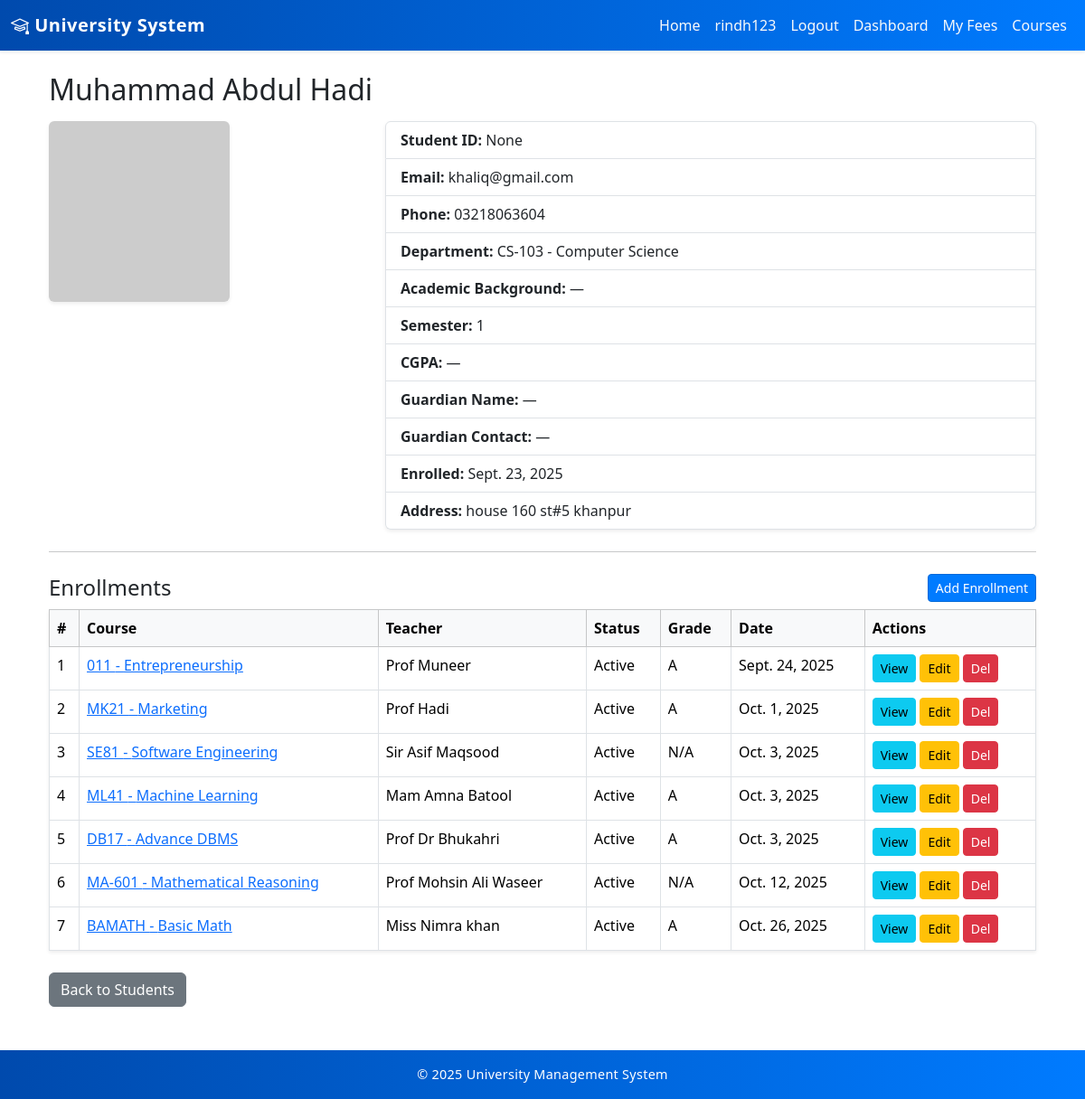
/students/1/ (signed in), run on the app's committed database.
### core/models.py (models this page shows, shortened)
class Student(models.Model):
    user = models.OneToOneField(
        settings.AUTH_USER_MODEL,
        null=True,
        blank=True,
        on_delete=models.SET_NULL,
        related_name='student_profile'
    )
    student_id = models.CharField(max_length=20, unique=True, blank=True, null=True)
    first_name = models.CharField(max_length=50)
    last_name  = models.CharField(max_length=50)
    email      = models.EmailField(unique=True)
    phone      = models.CharField(max_length=15, blank=True)
    date_of_birth = models.DateField(null=True, blank=True)
    address = models.TextField(blank=True)
    enrollment_date = models.DateField(default=timezone.now)
    department = models.ForeignKey(Department, on_delete=models.SET_NULL, null=True, related_name="students")
    profile_image = models.ImageField(upload_to='profiles/', null=True, blank=True)
    ACADEMIC_BACKGROUND_CHOICES = [
        ('FSc Pre-Medical', 'FSc Pre-Medical'),
        ('FSc Pre-Engineering', 'FSc Pre-Engineering'),
        ('ICS', 'ICS'),
        ('ICom', 'ICom'),
        ('FA', 'FA'),
        ('BA', 'BA'),
        ('BSc', 'BSc'),
        ('Other', 'Other'),
    ]
    academic_background = models.CharField(max_length=50, choices=ACADEMIC_BACKGROUND_CHOICES, null=True, blank=True)
    guardian_name = models.CharField(max_length=100, blank=True, null=True)
    guardian_contact = models.CharField(max_length=20, blank=True, null=True)
    semester = models.PositiveIntegerField(default=1)
    cgpa = models.DecimalField(max_digits=4, decimal_places=2, null=True, blank=True)

class Department(models.Model):
    name = models.CharField(max_length=100, unique=True)
    code = models.CharField(max_length=20, unique=True)
    description = models.TextField(blank=True, null=True)
    def __str__(self):
        return f"{self.code} - {self.name}"

class Enrollment(models.Model):
    STATUS_CHOICES = [
        ("active", "Active"),
        ("completed", "Completed"),
        ("dropped", "Dropped"),
    ]
    GRADE_CHOICES = [
        ("A", "A"),
        ("B", "B"),
        ("C", "C"),
        ("D", "D"),
        ("F", "F"),
        ("N/A", "Not Graded Yet"),
    ]
    student = models.ForeignKey(Student, on_delete=models.CASCADE, related_name="enrollments")
    course = models.ForeignKey(Course, on_delete=models.CASCADE, related_name="enrollments")
    enrollment_date = models.DateField(default=timezone.now)
    status = models.CharField(max_length=20, choices=STATUS_CHOICES, default="active")
    grade = models.CharField(max_length=5, choices=GRADE_CHOICES, default="N/A")
    class Meta:
        unique_together = ('student', 'course')  # prevent duplicate enrollment

class Course(models.Model):
    name = models.CharField(max_length=100)
    code = models.CharField(max_length=20, unique=True)
    description = models.TextField(blank=True, null=True)
    credits = models.PositiveIntegerField()
    department = models.ForeignKey(Department, on_delete=models.CASCADE, related_name="courses")
    teacher = models.ForeignKey(Teacher, on_delete=models.SET_NULL, null=True, blank=True, related_name="courses")

class Teacher(models.Model):
    user = models.OneToOneField(
        settings.AUTH_USER_MODEL,
        null=True,
        blank=True,
        on_delete=models.SET_NULL,
        related_name='teacher_profile'
    )
    teacher_id = models.CharField(max_length=20, unique=True, blank=True, null=True)
    first_name = models.CharField(max_length=50)
    last_name  = models.CharField(max_length=50)
    email      = models.EmailField(unique=True)
    department = models.ForeignKey(Department, on_delete=models.SET_NULL, null=True, blank=True, related_name="teachers")
    hire_date  = models.DateField(default=timezone.now)
    profile_image = models.ImageField(upload_to='profiles/', null=True, blank=True)
    QUALIFICATION_CHOICES = [
        ('BS', 'BS / Bachelor'),
        ('MS', 'MS / Master'),
        ('MPhil', 'MPhil'),
        ('PhD', 'PhD'),
        ('Other', 'Other'),
    ]
    qualification = models.CharField(max_length=50, choices=QUALIFICATION_CHOICES, null=True, blank=True)
    specialization = models.CharField(max_length=100, null=True, blank=True)
    bio = models.TextField(blank=True, null=True)
    experience_years = models.PositiveIntegerField(default=0, help_text="Years of teaching experience")
    contact_number = models.CharField(max_length=20, blank=True, null=True)

### core/views.py (the view)
# urls.py: path('students/<int:pk>/', views.StudentDetailView.as_view(), name='student_detail'),
class StudentDetailView(DetailView):
    model = Student
    template_name = 'core/students/detail.html'
    context_object_name = 'student'
    def dispatch(self, request, *args, **kwargs):
        role = getattr(request.user, 'profile', None) and getattr(request.user.profile, 'role', None)
        role = str(role).lower() if role else None
        if role in ('admin', 'teacher'):
            return super().dispatch(request, *args, **kwargs)
        if role == 'student':
            self.object = self.get_object()
            if getattr(self.object, 'user', None) == request.user:
                return super().dispatch(request, *args, **kwargs)
        messages.error(request, "You don't have permission to view that student.")
        return redirect('home')
    def get_context_data(self, **kwargs):
        ctx = super().get_context_data(**kwargs)
        ctx['enrollments'] = self.object.enrollments.select_related(
            'course', 'course__teacher'
        ).all()
        return ctx

### templates/core/students/detail.html (shortened to what this page needs)
{% extends 'base.html' %}
{% block content %}
<div class="container mt-3">
  <h2 class="mb-3">{{ student.first_name }} {{ student.last_name }}</h2>
  <div class="row">
    <div class="col-md-4">
      {% if student.profile_image %}
        <img src="{{ student.profile_image.url }}" class="img-fluid rounded shadow-sm mb-3" alt="Profile Image">
      {% else %}
        <img src="https://via.placeholder.com/200x200?text=No+Image" class="img-fluid rounded shadow-sm mb-3" alt="No Image">
      {% endif %}
    </div>
    <div class="col-md-8">
      <ul class="list-group shadow-sm">
        <li class="list-group-item"><strong>Student ID:</strong> {{ student.student_id }}</li>
        <li class="list-group-item"><strong>Email:</strong> {{ student.email }}</li>
        <li class="list-group-item"><strong>Phone:</strong> {{ student.phone }}</li>
        <li class="list-group-item"><strong>Department:</strong> {{ student.department }}</li>
        <li class="list-group-item"><strong>Academic Background:</strong> {{ student.academic_background|default:"—" }}</li>
        <li class="list-group-item"><strong>Semester:</strong> {{ student.semester }}</li>
        <li class="list-group-item"><strong>CGPA:</strong> {{ student.cgpa|default:"—" }}</li>
        <li class="list-group-item"><strong>Guardian Name:</strong> {{ student.guardian_name|default:"—" }}</li>
        <li class="list-group-item"><strong>Guardian Contact:</strong> {{ student.guardian_contact|default:"—" }}</li>
        <li class="list-group-item"><strong>Enrolled:</strong> {{ student.enrollment_date }}</li>
        <li class="list-group-item"><strong>Address:</strong> {{ student.address|linebreaksbr }}</li>
      </ul>
    </div>
  </div>
  <hr class="my-4">
  <div class="d-flex justify-content-between align-items-center mb-2">
    <h4 class="mb-0">Enrollments</h4>
    <a class="btn btn-primary btn-sm" href="{% url 'enrollment_add' %}?student={{ student.pk }}">Add Enrollment</a>
  </div>
  <table class="table table-bordered table-hover mt-2 shadow-sm">
    <thead class="table-light">
      <tr>
        <th>#</th>
        <th>Course</th>
        <th>Teacher</th>
        <th>Status</th>
        <th>Grade</th>
        <th>Date</th>
        <th>Actions</th>
      </tr>
    </thead>
    <tbody>
      {% for e in enrollments %}
        <tr>
          <td>{{ forloop.counter }}</td>
          <td><a href="{% url 'course_detail' e.course.pk %}">{{ e.course.code }} - {{ e.course.name }}</a></td>
          <td>{% if e.course.teacher %}{{ e.course.teacher.first_name }} {{ e.course.teacher.last_name }}{% else %}—{% endif %}</td>
          <td>{{ e.get_status_display }}</td>
          <td>{{ e.grade|default:"—" }}</td>
          <td>{{ e.enrollment_date }}</td>
          <td>
            <a class="btn btn-sm btn-info" href="{% url 'enrollment_detail' e.pk %}">View</a>
            <a class="btn btn-sm btn-warning" href="{% url 'enrollment_edit' e.pk %}">Edit</a>
            <form method="post" action="{% url 'enrollment_delete' e.pk %}" style="display:inline;">
              <button class="btn btn-sm btn-danger" onclick="return confirm('Delete this enrollment?')">Del</button>
            </form>
          </td>
        </tr>
      {% empty %}
        <tr><td colspan="7" class="text-center">No enrollments yet for this student.</td></tr>
      {% endfor %}
    </tbody>
  </table>
  <a class="btn btn-secondary mt-2" href="{% url 'students_list' %}">Back to Students</a>
</div>
{% endblock %}

### templates/base.html (shortened to what this page needs)
{% load static %}
<!DOCTYPE html>
<html lang="en">
<head>
  <link rel="stylesheet" href="{% static 'css/style.css' %}">
  <link rel="stylesheet" href="{% static 'css/admin.css' %}">
  <link href="https://cdn.jsdelivr.net/npm/bootstrap@5.3.3/dist/css/bootstrap.min.css" rel="stylesheet">
  <link href="https://cdn.jsdelivr.net/npm/bootstrap-icons@1.11.3/font/bootstrap-icons.css" rel="stylesheet">
</head>
<body>
  <nav class="navbar navbar-expand-lg navbar-dark shadow-sm">
    <div class="container-fluid">
      <a class="navbar-brand fw-bold" href="{% url 'home' %}">
        <i class="bi bi-mortarboard"></i> University System
      </a>
      <div class="collapse navbar-collapse" id="navbarNav">
        <ul class="navbar-nav ms-auto">
          <li class="nav-item">
            <a class="nav-link" href="{% url 'home' %}">Home</a>
          </li>
          {% if user.is_authenticated %}
            <li class="nav-item">
              <a class="nav-link" href="{% url 'profile' %}">
                {{ user.username }}
              </a>
            </li>
            <li class="nav-item">
              <form method="post" action="{% url 'logout' %}" class="d-inline">
                <button type="submit" class="nav-link btn btn-link text-decoration-none" style="color:inherit;">
                  Logout
                </button>
              </form>
            </li>
            {% if user.profile.role|lower == 'admin' %}
              <li class="nav-item"><a class="nav-link" href="{% url 'register' %}">Register</a></li>
              <li class="nav-item"><a class="nav-link" href="{% url 'admin_dashboard' %}">Dashboard</a></li>
              <li class="nav-item"><a class="nav-link" href="{% url 'fee_list' %}">Fees</a></li>
              <li class="nav-item"><a class="nav-link" href="{% url 'students_list' %}">Students</a></li>
              <li class="nav-item"><a class="nav-link" href="{% url 'teachers_list' %}">Teachers</a></li>
              <li class="nav-item"><a class="nav-link" href="{% url 'courses_list' %}">Courses</a></li>
              <li class="nav-item"><a class="nav-link" href="{% url 'department_list' %}">Departments</a></li>
              <li class="nav-item"><a class="nav-link" href="{% url 'enrollments_list' %}">Enrollments</a></li>
            {% elif user.profile.role|lower == 'teacher' %}
              <li class="nav-item"><a class="nav-link" href="{% url 'teacher_dashboard' %}">Dashboard</a></li>
              <li class="nav-item"><a class="nav-link" href="{% url 'students_list' %}">Students</a></li>
              <li class="nav-item"><a class="nav-link" href="{% url 'courses_list' %}">Courses</a></li>
            {% elif user.profile.role|lower == 'student' %}
              <li class="nav-item"><a class="nav-link" href="{% url 'student_dashboard' %}">Dashboard</a></li>
              <li class="nav-item"><a class="nav-link" href="{% url 'my_fee' %}">My Fees</a></li>
              <li class="nav-item"><a class="nav-link" href="{% url 'courses_list' %}">Courses</a></li>
            {% endif %}
          {% else %}
            <li class="nav-item"><a class="nav-link" href="{% url 'login' %}">Login</a></li>
            <li class="nav-item"><a class="nav-link" href="{% url 'students_list' %}">Students</a></li>
            <li class="nav-item"><a class="nav-link" href="{% url 'courses_list' %}">Courses</a></li>
          {% endif %}
        </ul>
      </div>
    </div>
  </nav>
  <div class="container mt-4">
    {% block content %}{% endblock %}
  </div>
  <footer class="text-center py-3 mt-5">
    <p>&copy; 2025 University Management System
    </p>
  </footer>
</body>
</html>

### static/css/style.css (style rules this page uses)
body { font-family: 'Poppins', sans-serif; background-color: #f4f6f9; color: #333; margin: 0; padding: 0; overflow-x: hidden; }
h1, h2, h3, h4, h5 { font-weight: 600; color: #003366; }
a { text-decoration: none; transition: 0.3s ease; }

### templates/base.html (style rules this page uses)
.navbar { background: linear-gradient(90deg, #004aad, #007bff); }
.navbar .navbar-brand { font-weight: 700; letter-spacing: 0.5px; }
.navbar .nav-link { color: #f8f9fa !important; transition: all 0.3s ease-in-out; }
footer { background: linear-gradient(90deg, #004aad, #007bff); color: white; font-size: 0.9rem; }
footer p { margin: 0; letter-spacing: 0.3px; }
.btn-primary { background-color: #007bff; border-color: #0069d9; }

### data on the page
Student: first_name "Muhammad", last_name "Abdul Hadi", student_id "None", email "khaliq@gmail.com", phone "03218063604", department "CS-103 - Computer Science", academic_background "—", semester "1", cgpa "—", guardian_name "—", guardian_contact "—", enrollment_date "Sept. 23, 2025", address "house 160 st#5 khanpur"
Enrollment: course.code "011", course.name "Entrepreneurship", course.teacher.first_name "Prof", course.teacher.last_name "Muneer", status "Active", grade "A", enrollment_date "Sept. 24, 2025"
Enrollment: course.code "MK21", course.name "Marketing", course.teacher.first_name "Prof", course.teacher.last_name "Hadi", status "Active", grade "A", enrollment_date "Oct. 1, 2025"
Enrollment: course.code "SE81", course.name "Software Engineering", course.teacher.first_name "Sir Asif", course.teacher.last_name "Maqsood", status "Active", grade "N/A", enrollment_date "Oct. 3, 2025"
Enrollment: course.code "ML41", course.name "Machine Learning", course.teacher.first_name "Mam Amna", course.teacher.last_name "Batool", status "Active", grade "A", enrollment_date "Oct. 3, 2025"
Enrollment: course.code "DB17", course.name "Advance DBMS", course.teacher.first_name "Prof", course.teacher.last_name "Dr Bhukahri", status "Active", grade "A", enrollment_date "Oct. 3, 2025"
Enrollment: course.code "MA-601", course.name "Mathematical Reasoning", course.teacher.first_name "Prof Mohsin", course.teacher.last_name "Ali Waseer", status "Active", grade "N/A", enrollment_date "Oct. 12, 2025"
Enrollment: course.code "BAMATH", course.name "Basic Math", course.teacher.first_name "Miss Nimra", course.teacher.last_name "khan", status "Active", grade "A", enrollment_date "Oct. 26, 2025"

### other printed values
{{ user.username }} "rindh123"
